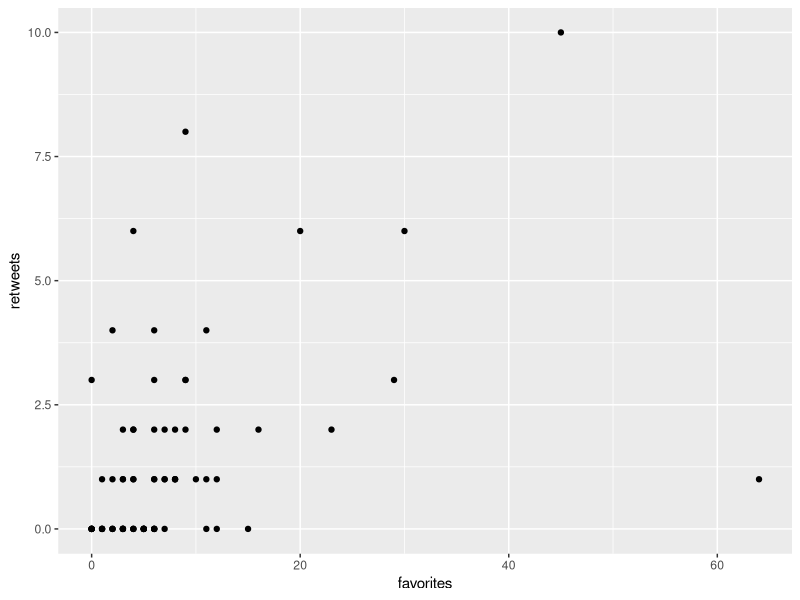
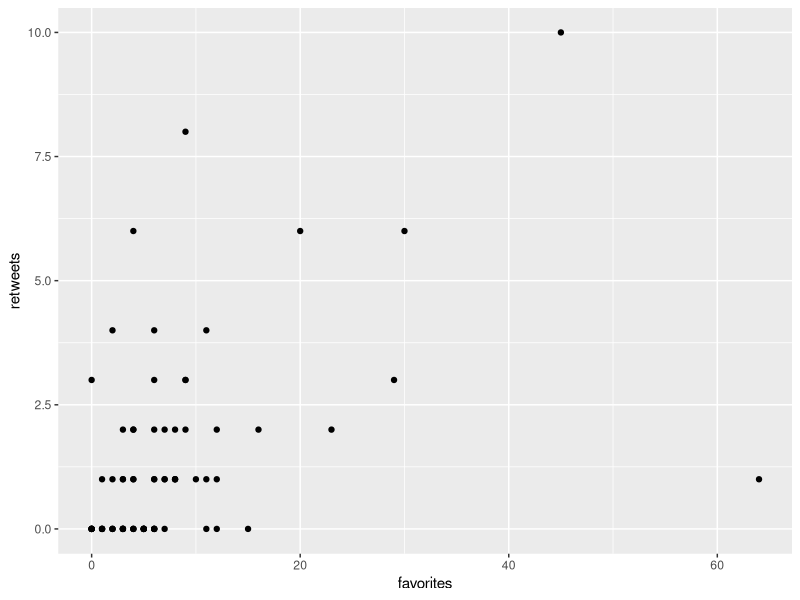

The R script that drew these images, in order: (Note: this script raises an error after producing the figures.)
#
# Dieses Skript erzeugt Grafiken mit ggplot2
#

# Pakete laden 
library(tidyverse)
library(ggplot2)


#
# Daten Einlesen und Aufbereiten ---- 
#

# Daten einlesen 
tweets <- read_csv2("example-tweets.csv")

# Aufbereiten der Daten: Leere Werte durch 0er ersetzen 
tweets <- tweets %>% 
  mutate(retweets = replace_na(retweets, 0))


#
# Grafiken erstellen ---- 
#

# Erstellen einer einfachen Punktewolke
ggplot(tweets, aes(x=favorites, y=retweets)) +
  geom_point()

ggsave("EinfachePunktewolke.png", dpi=300, width = 3, height = 3)
           

# Erstellen eines einfachen Balkendiagramms
tweets %>% 
  
  # Datensatz vorbereiten: Auszählen der häufigsten namen, durch:
  # - Häufigkeit auszählen (count)
  count(name) %>%
  
  # Erstellen des Balkendiagramms
  ggplot(aes(x=n, y=name)) + 
  geom_col() 

ggsave("EinfachesBalkendiagramm.png", dpi=300, width = 3, height = 3)


# Erstellen eines Boxplots
ggplot(tweets, aes(x=name, y=favorites)) +
  geom_boxplot()

ggsave("EinfacherBoxplot.png", dpi=300, width = 3, height = 3)


# Erstellen einer gestalteten Punktewolke
ggplot(tweets, aes(x=favorites + 1, y=retweets + 1, color=name)) +
  geom_point(position="jitter") +
  
  # Logarithmieren 
  scale_x_log10() +
  scale_y_log10() +
  
  # Beschriftungen hinzufügen 
  labs(y="Anzahl Retweets + 1", 
       x="Anzahl Favorites + 1") + 
  ggtitle("Verhältnis von Favorites zu Retweets") + 
  
  # Thema setzen, Legende formatieren
  theme_bw(base_size=12) 


ggsave("GestaltetePunktewolke.png", dpi=300, width = 5, height=3)



# Erstellen eines gestapelten Balkendiagramms mit Reaktionen 

tweets %>%
  
  # Datensatz vorbereiten: Alle Reaktionen in einer Spalte ("type") zusammenziehen
  # die Anzahl der Reaktionen ist in der Spalte "value"
  # fehlende Werte durch "0" ersetzen
  pivot_longer(cols=c(favorites, replies, retweets), names_to="type") %>% 
  mutate(value = replace_na(value, 0)) %>% 
  
  # Grafik erstellen: Gestapeltes Balkendiagramm
  ggplot(aes(x=name, y=value, fill=type)) +
  geom_col(position="stack") +
  
  # Beschriftungen hinzufügen
  ggtitle("Reaktionen je Profil") + 
  labs(y="Anzahl der Reaktionen") + 
  
  # Beschriftung auf x-Achse hochkant drehen
  scale_x_discrete(guide=guide_axis(angle=90)) +
  
  # Thema setzen, Legendenposition verändern
  theme_bw(base_size=12) +
  theme(legend.position="bottom",
        axis.title.x=element_blank(),
        legend.title=element_blank()) 

ggsave("GestapeltesBalkendiagramm.png", dpi=300, width = 3.2, height = 4)


# Erstellen von facettierten Boxplots

tweets %>% 
  
  # Datensatz vorbereiten: Alle Reaktionen in einer Spalte ("type") zusammenziehen
  # die Anzahl der Reaktionen ist in der Spalte "value"
  # fehlende Werte durch "0" ersetzen
  pivot_longer(cols=c(favorites, replies, retweets), names_to="type") %>% 
  mutate(value = replace_na(value, 0)) %>% 
  
  # Grafik erstellen: Boxplot
  ggplot(aes(x=type, y=value, color=name)) +
  geom_boxplot() +
  
  # Skala logarithmieren (Vergleich wird sichtbarer) 
  scale_y_log10() +
  
  facet_wrap( ~name) +
  
  # Beschriftungen hinzufügen 
  labs(y="Anzahl", x="Reaktion") + 
  ggtitle("Verteilung der Reaktionen") +
  
  # Theme setzen und Legende entfernen
  theme_bw() +
  theme(legend.position="none")

ggsave("FacettierteBoxplots.png", dpi=300, width = 3.5, height = 3)







